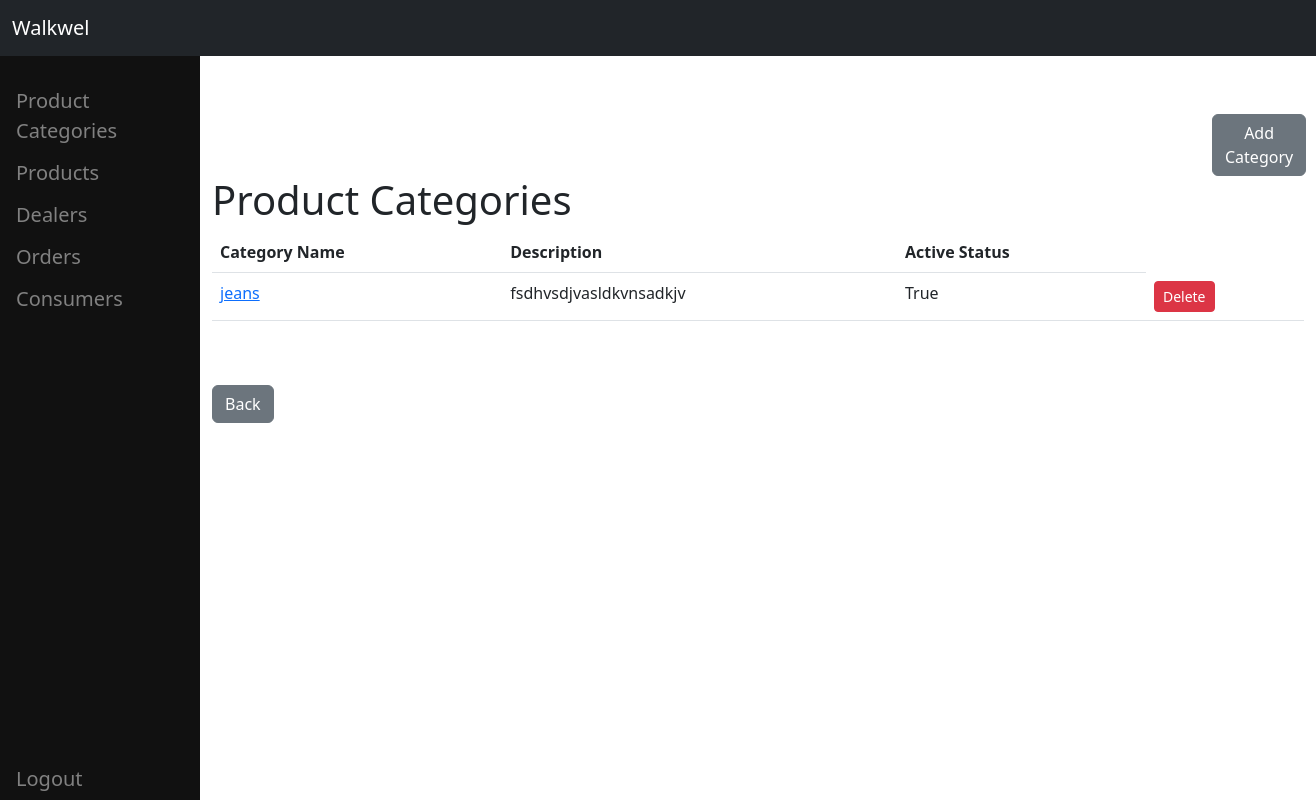
Screenshot of /product-categories/ (signed in) with the database file from the repository.
### website/models.py (models this page shows, shortened)
class ProductCategory(models.Model):
    name = models.CharField(max_length=255,primary_key=True)
    description = models.TextField(default='large')
    is_active = models.BooleanField(default=True)

### website/views.py (the view)
# urls.py: path('product-categories/', views.ProductCategoryListView, name='product-category-list'),
def ProductCategoryListView(request):
	if request.user.is_authenticated:
		product_categories = ProductCategory.objects.all()
		return render(request, 'product_categories.html', {'product_categories': product_categories})
	else:
		messages.success(request, "You Must Be Logged In To View That Page...")
		return redirect('home')

### website/templates/product_categories.html (shortened to what this page needs)
{% extends 'base.html' %}
{% block content %}
<div class="d-flex" id='bt'>
    <button class="btn btn-secondary" onclick="window.location.href='{% url 'add_category' %}'">Add Category</button>
  </div>
    <h1>Product Categories</h1>
    <div id="product-categories-content">
        <table class="table">
            <thead>
                <tr>
                    <th>Category Name</th>
                    <th>Description</th>
                    <th>Active Status</th>
                </tr>
            </thead>
            <tbody>
                {% for category_rec in product_categories %}
                    <tr>
                        <td><a href="{% url 'update-category' pk=category_rec.pk  %}">{{ category_rec.name }}</a></td>
                        <td>{{ category_rec.description }}</td>
                        <td>{{ category_rec.is_active }}</td>
                        <td>
                            <form method="post" action="{% url 'delete-category' category_rec.name %}">
                              <button type="submit" class="btn btn-danger btn-sm">Delete</button>
                            </form>
                          </td>
                    </tr>
                {% endfor %}
            </tbody>
        </table>
    </div>
    <br/><br/>
<a href="{% url 'home' %}" class="btn btn-secondary">Back</a>
{% endblock %}

### website/templates/base.html (style rules this page uses)
body { padding-top: 90px; padding-left:200px; }

### website/templates/product_categories.html (style rules this page uses)
#bt { padding-left:1000px; }

### rows the page displays
ProductCategory: name "jeans", description "fsdhvsdjvasldkvnsadkjv", is_active "True"
